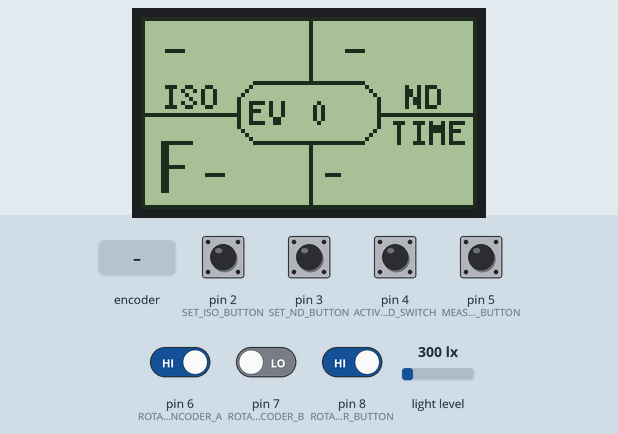
This sketch was run on a simulated Arduino Uno, built with avr-gcc and run on an emulated ATmega328P. On the bench: 84×48 one-colour display. Inputs (shaded band) come from the test bench; at power-on: pin 2 (SET_ISO_BUTTON), pin 3 (SET_ND_BUTTON), pin 4 (ACTIVATE_ND_SWITCH), pin 6 (ROTARY_ENCODER_A), pin 8 (ROTARY_ENCODER_BUTTON) HIGH, pin 5 (MEASURE_BUTTON), pin 7 (ROTARY_ENCODER_B) LOW, light level 300 lx.

Above: at 1.3 s.
1.4 s: pin 8 (ROTARY_ENCODER_BUTTON) driven LOW
At 2.0 s:
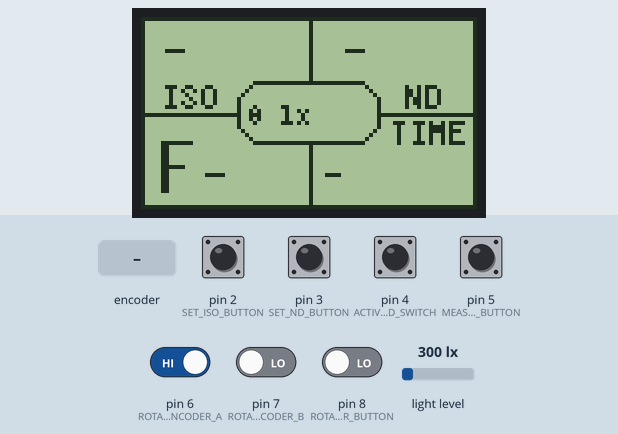
3.0 s: pin 2 (SET_ISO_BUTTON) pulled LOW for 0.15 s
At 3.4 s:
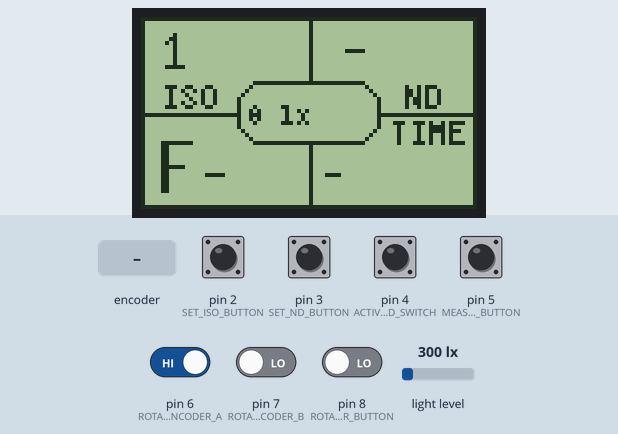
5.3 s: pin 3 (SET_ND_BUTTON) pulled LOW for 0.15 s
At 6.0 s:
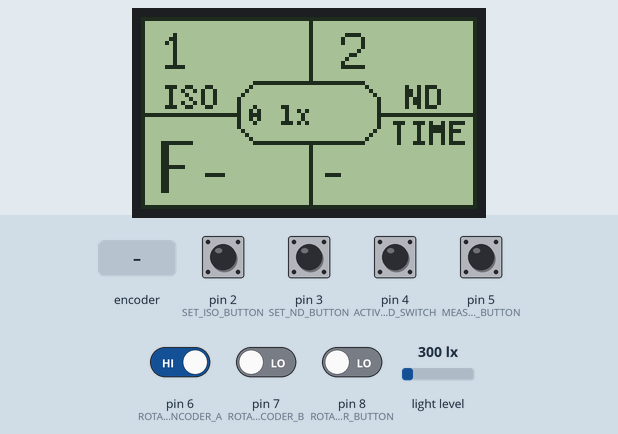
7.7 s: pin 5 (MEASURE_BUTTON) pulled HIGH for 0.15 s
At 9.0 s:
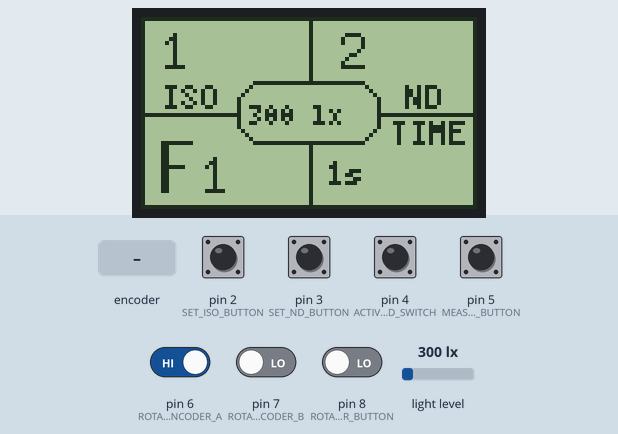
10.8 s: pin 4 (ACTIVATE_ND_SWITCH) pulled LOW for 0.15 s
At 11.2 s:
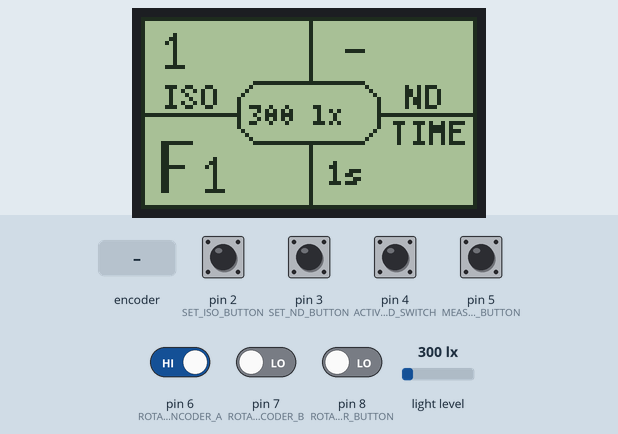
12.4 s: rotary encoder on pin 6 (ROTARY_ENCODER_A) / pin 7 (ROTARY_ENCODER_B) turned 3 steps (first pin leading)
At 13.0 s:
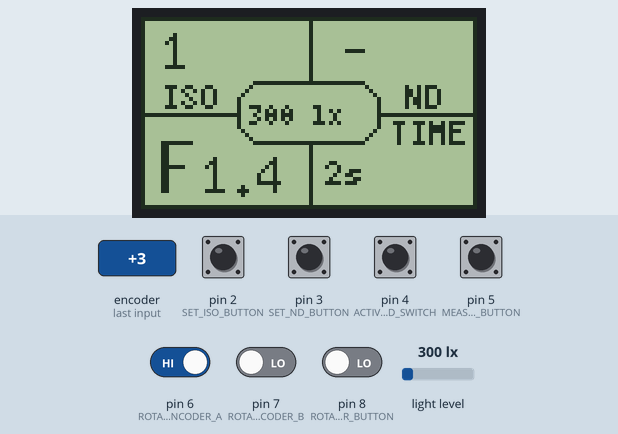
Timing chart, 0 to 15.4 s (numbered marks = the images above; inputs shaded):
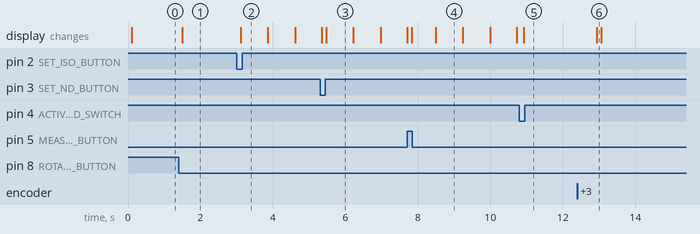

Measured:
- after the input at 1.4 s, the display: changes after 0.10 s (image 1)
- after the input at 3.0 s, the display: changes after 0.11 s (image 2)
- after the input at 5.3 s, the display: first differs from a run without the input after 0.17 s (image 3)
- after the input at 7.7 s, the display: first differs from a run without the input after 0.14 s (image 4 shows a later state)
- after the input at 10.8 s, the display: changes after 0.13 s (image 5)
- after the input at 12.4 s, the display: changes after 0.54 s (image 6)
- what the display in image 3 shows lasts 0.7 s, from 5.5 s to 6.2 s

The sketch:

lightmeter.ino
```cpp
// includes
#include <U8glib.h>
#include <Wire.h>
#include <BH1750.h>
#include <math.h>

// digital pins definitions
#define SET_ISO_BUTTON 2
#define SET_ND_BUTTON 3
#define ACTIVATE_ND_SWITCH 4
#define MEASURE_BUTTON 5
#define ROTARY_ENCODER_A 6
#define ROTARY_ENCODER_B 7
#define ROTARY_ENCODER_BUTTON 8
#define SCREEN_RST 9
#define SCREEN_CE 10
#define SCREEN_DC 11
#define SCREEN_DIN 12
#define SCREEN_CLK 13

// analog pins definitions
#define LIGHT_SENSOR_SDA 4
#define LIGHT_SENSOR_SCL 5

// button and switch states
#define BUTTON_PRESSED 0
#define BUTTON_NOT_PRESSED 1
#define TOUCH_BUTTON_PRESSED 1
#define TOUCH_BUTTON_NOT_PRESSED 0
#define SWITCH_ON 1
#define SWITCH_OFF 0

// output states
#define SHOW_EV 0
#define SHOW_LUX 1

// button variables
int SET_ISO_BUTTON_state;
int SET_ND_BUTTON_state;
int MEASURE_BUTTON_state;
int ROTARY_ENCODER_BUTTON_state;

// switch variables
int ACTIVATE_ND_SWITCH_state;

// rotary encoder variables
int ROTARY_ENCODER_A_state;

// screen variables
U8GLIB_PCD8544 u8g(SCREEN_CLK, SCREEN_DIN, SCREEN_CE, SCREEN_DC, SCREEN_RST);

// light sensor variables
BH1750 LIGHT_SENSOR;
float lux;
float EV_100;
int EV_100_rounded;
int LIGHT_SENSOR_show_mode;

// ISO array
int ISO_values[15] = {1, 3, 6, 12, 25, 50, 100, 200, 400, 800, 1600, 3200, 6400, 12800, 25600};
int ISO_values_len = 15;
int ISO_index;

// ND filter array
int ND_values[13] = {2, 4, 8, 16, 32, 64, 128, 256, 512, 1024, 2048, 4096, 8192};
int ND_values_len = 13;
int ND_index;

// aperture array
char aperture_values[16][4] = {"1", "1.4", "2", "2.8", "4", "5.6", "8", "11", "16", "22", "32", "45", "64", "128", "181", "256"};
int aperture_values_len = 16;
int aperture_index;

// shutter speed array
char shutter_speed_values[28][7] = {"1/4000", "1/2000", "1/1000", "1/500", "1/250", "1/125", "1/60", "1/30", "1/15", "1/8", "1/4",
                                    "1/2", "1", "2", "4", "8", "16", "32", "1m4", "2m8", "4m16", "8m32", "17m4", "34m8", "1h8m16",
                                    "2h16m2", "4h33m4", "9h6m8"};
int shutter_speed_values_len = 28;
int shutter_speed_index;

// state variables
bool input_ISO;
bool input_ND;
bool use_ND;
bool blink_state;
unsigned long blink_duration;
unsigned long blink_last;

void setup() {
  // SET ISO BUTTON init
  pinMode(SET_ISO_BUTTON, INPUT_PULLUP);
  SET_ISO_BUTTON_state = BUTTON_NOT_PRESSED;

  // SET ND BUTTON init
  pinMode(SET_ND_BUTTON, INPUT_PULLUP);
  SET_ND_BUTTON_state = BUTTON_NOT_PRESSED;

  // ACTIVATE ND SWITCH init
  pinMode(ACTIVATE_ND_SWITCH, INPUT_PULLUP);
  ACTIVATE_ND_SWITCH_state = digitalRead(ACTIVATE_ND_SWITCH);

  // MEASURE BUTTON init
  pinMode(MEASURE_BUTTON, INPUT);
  MEASURE_BUTTON_state = TOUCH_BUTTON_NOT_PRESSED;

  // ROTARY ENCODER init
  pinMode(ROTARY_ENCODER_A, INPUT);
  pinMode(ROTARY_ENCODER_B, INPUT);
  pinMode(ROTARY_ENCODER_BUTTON, INPUT_PULLUP);
  ROTARY_ENCODER_A_state = digitalRead(ROTARY_ENCODER_A);
  ROTARY_ENCODER_BUTTON_state = BUTTON_NOT_PRESSED;

  // SCREEN init
  pinMode(SCREEN_RST, OUTPUT);
  pinMode(SCREEN_CE, OUTPUT);
  pinMode(SCREEN_DC, OUTPUT);
  pinMode(SCREEN_DIN, OUTPUT);
  pinMode(SCREEN_CLK, OUTPUT);

  // LIGHT SENSOR init
  Wire.begin();
  LIGHT_SENSOR.begin();
  LIGHT_SENSOR_show_mode = SHOW_EV;

  // variables init
  ISO_index = -1;
  ND_index = -1;
  aperture_index = -1;
  shutter_speed_index = -1;

  input_ISO = false;
  input_ND = false;
  use_ND = ACTIVATE_ND_SWITCH_state;

  blink_state = false;
  blink_duration = 750;
  blink_last = 0;

  // draw the initial screen
  u8g.firstPage();
  do {
    draw();
  } while( u8g.nextPage() );
}

void drawISO(void) {
  u8g.setFont(u8g_font_7x13);

  char iso[6];

  if ( ISO_index == -1 ) {
    sprintf(iso, "-");
  } else if ( 0 <= ISO_index && ISO_index < ISO_values_len ) {
    sprintf(iso, "%d", ISO_values[ISO_index]);
  }

  u8g.drawStr(5, 13, iso);
}

void drawND(void) {
  u8g.setFont(u8g_font_7x13);

  char nd[5];

  if ( ND_index == -1 ) {
    sprintf(nd, "-");
  } else if ( 0 <= ND_index && ND_index < ND_values_len ) {
    sprintf(nd, "%d", ND_values[ND_index]);
  }

  u8g.drawStr(50, 13, nd);
}

void drawEV_lux(void) {
  if ( LIGHT_SENSOR_show_mode == SHOW_EV ) {
    u8g.setFont(u8g_font_5x7);

    char ev[7];

    sprintf(ev, "EV %d", EV_100_rounded);

    u8g.drawStr(27, 27, ev);
  } else if ( LIGHT_SENSOR_show_mode == SHOW_LUX ) {
    u8g.setFont(u8g_font_4x6);

    char lux_reading[9];

    sprintf(lux_reading, "%d lx", (int)lux);

    u8g.drawStr(27, 27, lux_reading);
  }
}

void drawAperture(void) {
  u8g.setFont(u8g_font_7x13);

  if ( aperture_index == -1 ) {
    u8g.drawStr(15, 44, "-");
  } else if ( 0 <= aperture_index && aperture_index < aperture_values_len ) {
    u8g.drawStr(15, 44, aperture_values[aperture_index]);
  }
}

void drawShutterSpeed(void) {
  u8g.setFont(u8g_font_5x7);

  char shutter[8];

  if ( shutter_speed_index == -1 ) {
    sprintf(shutter, "-");
  } else if ( 0 <= shutter_speed_index && shutter_speed_index < shutter_speed_values_len ) {
    sprintf(shutter, "%ss", shutter_speed_values[shutter_speed_index]);
  }

  u8g.drawStr(46, 42, shutter);
}

void draw_layout(void) {
  // outer frame
  u8g.drawFrame(0, 0, 84, 48);

  // inner frame
  u8g.drawRFrame(24, 16, 36, 16, 6);

  // vertical lines
  u8g.drawLine(42, 0, 42, 16);
  u8g.drawLine(42, 32, 42, 48);

  // horizontal lines
  u8g.drawLine(0, 24, 24, 24);
  u8g.drawLine(60, 24, 84, 24);

  u8g.setFont(u8g_font_5x7);
  u8g.drawStr( 5, 23, "ISO");
  u8g.drawStr( 66, 23, "ND");
  u8g.drawStr( 62, 32, "TIME");

  u8g.setFont(u8g_font_10x20);
  u8g.drawStr( 4, 44, "F");
}

void draw(void) {
  // constant layout
  draw_layout();

  // values
  if ( !input_ISO || blink_state ) {
    drawISO();
  }

  if ( !input_ND || blink_state ) {
    drawND();
  }

  drawEV_lux();
  drawAperture();
  drawShutterSpeed();
}

void loop() {
  bool update_screen = false;

  if ( input_ISO || input_ND ) {
    unsigned long current_time = millis();

    if ( current_time - blink_last > blink_duration ) {
      blink_state = !blink_state;
      blink_last = current_time;

      update_screen = true;
    }
  }

  // read the button states
  int SET_ISO_BUTTON_state_tmp = digitalRead(SET_ISO_BUTTON);
  int SET_ND_BUTTON_state_tmp = digitalRead(SET_ND_BUTTON);
  int MEASURE_BUTTON_state_tmp = digitalRead(MEASURE_BUTTON);

  // read the switch state
  int ACTIVATE_ND_SWITCH_state_tmp = digitalRead(ACTIVATE_ND_SWITCH);

  // read the rotary encoder state
  int ROTARY_ENCODER_A_state_tmp = digitalRead(ROTARY_ENCODER_A);
  int ROTARY_ENCODER_BUTTON_state_tmp = digitalRead(ROTARY_ENCODER_BUTTON);

  // SET ISO BUTTON update
  if ( SET_ISO_BUTTON_state_tmp != SET_ISO_BUTTON_state ) {
    if ( SET_ISO_BUTTON_state_tmp == BUTTON_PRESSED ) {
      input_ISO = !input_ISO;

      if ( input_ISO ) {
        blink_state = true;
        blink_last = millis();

        if ( input_ND ) {
          input_ND = !input_ND;
        }

        if ( ISO_index == -1 ) {
          ISO_index = 0;
        }
      }
    }

    update_screen = true;

    SET_ISO_BUTTON_state = SET_ISO_BUTTON_state_tmp;
  }

  // SET ND BUTTON update
  if ( use_ND && SET_ND_BUTTON_state_tmp != SET_ND_BUTTON_state ) {
    if ( SET_ND_BUTTON_state_tmp == BUTTON_PRESSED ) {
      input_ND = !input_ND;

      if ( input_ND ) {
        blink_state = true;
        blink_last = millis();

        if ( input_ISO ) {
          input_ISO = !input_ISO;
        }

        if ( ND_index == -1 ) {
          ND_index = 0;
        }
      }
    }

    update_screen = true;

    SET_ND_BUTTON_state = SET_ND_BUTTON_state_tmp;
  }

  // ACTIVATE ND SWITCH update
  if ( ACTIVATE_ND_SWITCH_state_tmp != ACTIVATE_ND_SWITCH_state ) {
    use_ND = !use_ND;

    if ( !use_ND ) {
      ND_index = -1;
      blink_state = false;
      input_ND = false;
      SET_ND_BUTTON_state = BUTTON_NOT_PRESSED;
    }

    update_screen = true;

    ACTIVATE_ND_SWITCH_state = ACTIVATE_ND_SWITCH_state_tmp;
  }

  // MEASURE BUTTON update
  if ( MEASURE_BUTTON_state_tmp != MEASURE_BUTTON_state ) {
    if ( MEASURE_BUTTON_state_tmp == TOUCH_BUTTON_PRESSED ) {
      // LIGHT SENSOR update
      lux = LIGHT_SENSOR.readLightLevel();

      // no light
      if ( lux == 0.00f ) {
        EV_100 = -4.f;
      } else {
        EV_100 = (float)log((double)lux / 2.5f) / M_LN2;
      }

      EV_100_rounded = round(EV_100);

      // find a good combination of settings
      if ( ISO_index != -1 && ( !use_ND || ND_index != -1 ) ) {
        bool found_settings = false;
        for ( int i = 0; i < aperture_values_len; i++ ) {
          aperture_index = i;
          shutter_speed_index = 18 - EV_100_rounded - ISO_index + aperture_index + (ND_index + 1);

          if ( 0 <= shutter_speed_index && shutter_speed_index < shutter_speed_values_len ) {
            found_settings = true;
            break;
          }
        }

        if ( !found_settings ) {
          aperture_index = -1;
          shutter_speed_index = -1;
        }
      }
    }

    update_screen = true;

    MEASURE_BUTTON_state = MEASURE_BUTTON_state_tmp;
  }

  // ROTARY ENCODER update
  if ( ROTARY_ENCODER_A_state_tmp != ROTARY_ENCODER_A_state ) {
    if ( digitalRead(ROTARY_ENCODER_B) != ROTARY_ENCODER_A_state_tmp ) {
      if ( input_ISO ) {
        ISO_index = min(ISO_index + 1, ISO_values_len - 1);
      } else if ( input_ND ) {
        ND_index = min(ND_index + 1, ND_values_len - 1);
      } else if ( aperture_index != -1 && shutter_speed_index != -1 ) {
        if ( aperture_index < aperture_values_len - 1 && shutter_speed_index < shutter_speed_values_len - 1 ) {
          aperture_index++;
          shutter_speed_index++;
        }
      }
    } else {
      if ( input_ISO ) {
        ISO_index = max(ISO_index - 1, 0);
      } else if ( input_ND ) {
        ND_index = max(ND_index - 1, 0);
      } else if ( aperture_index != -1 && shutter_speed_index != -1 ) {
        if ( aperture_index > 0 && shutter_speed_index > 0 ) {
          aperture_index--;
          shutter_speed_index--;
        }
      }
    }

    update_screen = true;

    ROTARY_ENCODER_A_state = ROTARY_ENCODER_A_state_tmp;
  }

  if ( ROTARY_ENCODER_BUTTON_state_tmp != ROTARY_ENCODER_BUTTON_state ) {
    if ( ROTARY_ENCODER_BUTTON_state_tmp == BUTTON_PRESSED ) {
      LIGHT_SENSOR_show_mode = 1 - LIGHT_SENSOR_show_mode;
    }

    update_screen = true;

    ROTARY_ENCODER_BUTTON_state = ROTARY_ENCODER_BUTTON_state_tmp;
  }

  // update the screen only if we need to
  if ( update_screen ) {
    u8g.firstPage();
    do {
      draw();
    } while( u8g.nextPage() );
  }
}
```
